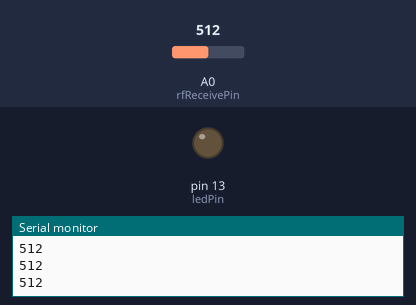
Recording of a sketch running on a simulated Arduino Uno, built with avr-gcc and run on an emulated ATmega328P. Parts: output pins drawn as LEDs (lit = HIGH), the last lines printed to the serial monitor. Inputs (shaded band) come from the test bench; at power-on: A0 (rfReceivePin) = 512.

Above: at 1.2 s.
1.3 s: A0 (rfReceivePin) set to 52
2.8 s: A0 (rfReceivePin) set to 46
At 3.7 s:
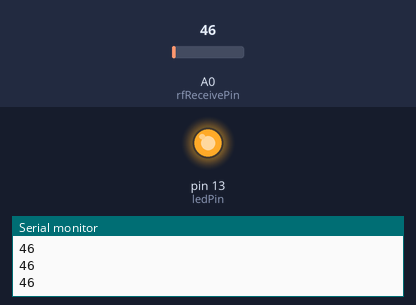
4.3 s: A0 (rfReceivePin) set to 80
At 5.1 s:
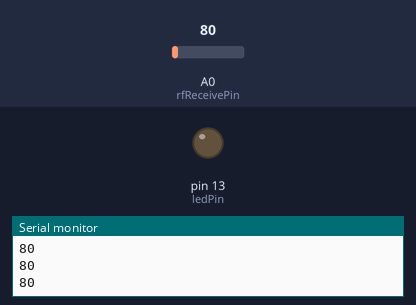
5.8 s: A0 (rfReceivePin) set to 40
At 6.2 s:
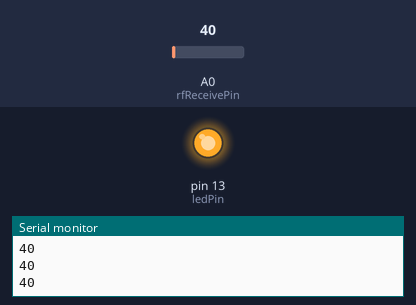
Timing chart, 0 to 8.3 s (numbered marks = the images above; inputs shaded):
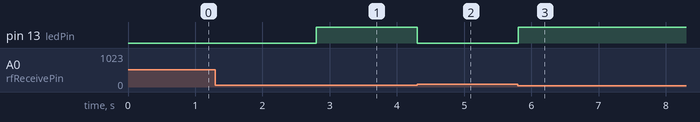

Measured:
- the behaviour switches between 50 and 49 on A0 (rfReceivePin) (found by bisection; images 0 and 1)
- after the input at 2.8 s, pin 13 (ledPin): LOW → HIGH at once
- after the input at 4.3 s, pin 13 (ledPin): HIGH → LOW at once
- after the input at 5.8 s, pin 13 (ledPin): LOW → HIGH at once

The sketch:

Receiver.ino
```cpp
/*
  RF Blink - Receiver sketch
     Written by ScottC 17 Jun 2014
     Arduino IDE version 1.0.5
     Website: http://arduinobasics.blogspot.com
     http://arduinobasics.blogspot.com.au/2014/06/433-mhz-rf-module-with-arduino-tutorial.html

     Receiver: XY-MK-5V
     Description: A simple sketch used to test RF transmission/receiver.
 ------------------------------------------------------------- */

 #define rfReceivePin A0  //RF Receiver pin = Analog pin 0
 #define ledPin 13        //Onboard LED = digital pin 13

 unsigned int data = 0;   // variable used to store received data
 const unsigned int upperThreshold = 70;  //upper threshold value
 const unsigned int lowerThreshold = 50;  //lower threshold value

 void setup(){
   pinMode(ledPin, OUTPUT);
   Serial.begin(9600);
 }

 void loop(){
   data=analogRead(rfReceivePin);    //listen for data on Analog pin 0

    if(data>upperThreshold){
     digitalWrite(ledPin, LOW);   //If a LOW signal is received, turn LED OFF
     Serial.println(data);
   }

   if(data<lowerThreshold){
     digitalWrite(ledPin, HIGH);   //If a HIGH signal is received, turn LED ON
     Serial.println(data);
   }
 }
```
